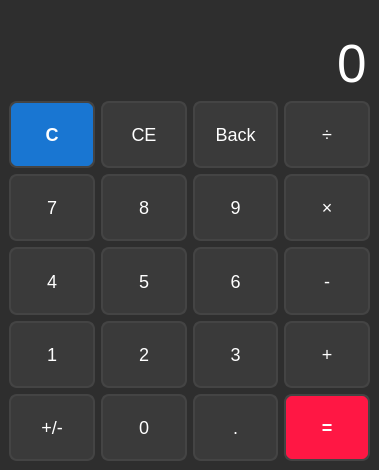
<?xml version="1.0" encoding="UTF-8"?>
<ui version="4.0">
 <class>MainWindow</class>
 <widget class="QMainWindow" name="MainWindow">
  <property name="geometry">
   <rect>
    <x>0</x>
    <y>0</y>
    <width>379</width>
    <height>470</height>
   </rect>
  </property>
  <property name="windowTitle">
   <string>MainWindow</string>
  </property>
  <property name="styleSheet">
   <string notr="true">/* Main Window */
QWidget {
    background-color: #2E2E2E;  /* Dark Gray */
    font-family: &quot;Roboto&quot;, sans-serif;
    font-size: 16px;
    color: #FFFFFF;  /* White text */
}

/* Display Screen */
QLabel#display {
    background-color: #1C1C1C;  /* Near Black */
    color: #00E5FF;  /* Neon Cyan */
    padding: 10px;
    border-radius: 5px;
    font-size: 22px;
    font-weight: bold;
}

/* Standard Buttons */
QPushButton {
    background-color: #3A3A3A;  /* Charcoal */
    color: #FFFFFF;
    border: 2px solid #444444;
    border-radius: 8px;
    padding: 10px;
    font-size: 18px;
}

QPushButton:hover {
    background-color: #555555;  /* Lighter Gray */
}


QPushButton#equals_btn {
    background-color: #FF1744;  /* Bright Red */
    color: #FFFFFF;
    font-weight: bold;
}

QPushButton#equals_btn:hover {
    background-color: #D50000;
}




/* Clear Button */
QPushButton#clear_btn {
    background-color: #1976D2;  /* Deep Blue */
    color: #FFFFFF;
    font-weight: bold;
}

QPushButton#clear_btn:hover {
    background-color: #135BA1;
}


</string>
  </property>
  <widget class="QWidget" name="centralwidget">
   <property name="styleSheet">
    <string notr="true"/>
   </property>
   <layout class="QVBoxLayout" name="verticalLayout">
    <item>
     <widget class="QLabel" name="label">
      <property name="sizePolicy">
       <sizepolicy hsizetype="Preferred" vsizetype="Maximum">
        <horstretch>0</horstretch>
        <verstretch>0</verstretch>
       </sizepolicy>
      </property>
      <property name="text">
       <string/>
      </property>
      <property name="alignment">
       <set>Qt::AlignRight|Qt::AlignTrailing|Qt::AlignVCenter</set>
      </property>
     </widget>
    </item>
    <item>
     <widget class="QLineEdit" name="lineEdit">
      <property name="sizePolicy">
       <sizepolicy hsizetype="Expanding" vsizetype="Maximum">
        <horstretch>0</horstretch>
        <verstretch>0</verstretch>
       </sizepolicy>
      </property>
      <property name="styleSheet">
       <string notr="true">font-size:40pt;
border:none</string>
      </property>
      <property name="text">
       <string>0</string>
      </property>
      <property name="alignment">
       <set>Qt::AlignRight|Qt::AlignTrailing|Qt::AlignVCenter</set>
      </property>
      <property name="readOnly">
       <bool>true</bool>
      </property>
     </widget>
    </item>
    <item>
     <layout class="QGridLayout" name="gridLayout">
      <item row="0" column="1">
       <widget class="QPushButton" name="pushButton_14">
        <property name="sizePolicy">
         <sizepolicy hsizetype="Minimum" vsizetype="Expanding">
          <horstretch>0</horstretch>
          <verstretch>0</verstretch>
         </sizepolicy>
        </property>
        <property name="text">
         <string>CE</string>
        </property>
        <property name="shortcut">
         <string>Del</string>
        </property>
       </widget>
      </item>
      <item row="2" column="2">
       <widget class="QPushButton" name="button6">
        <property name="sizePolicy">
         <sizepolicy hsizetype="Minimum" vsizetype="Expanding">
          <horstretch>0</horstretch>
          <verstretch>0</verstretch>
         </sizepolicy>
        </property>
        <property name="text">
         <string>6</string>
        </property>
        <property name="shortcut">
         <string>6</string>
        </property>
       </widget>
      </item>
      <item row="4" column="3">
       <widget class="QPushButton" name="button_plus">
        <property name="sizePolicy">
         <sizepolicy hsizetype="Minimum" vsizetype="Expanding">
          <horstretch>0</horstretch>
          <verstretch>0</verstretch>
         </sizepolicy>
        </property>
        <property name="text">
         <string>+</string>
        </property>
        <property name="shortcut">
         <string>+</string>
        </property>
       </widget>
      </item>
      <item row="4" column="2">
       <widget class="QPushButton" name="button3">
        <property name="sizePolicy">
         <sizepolicy hsizetype="Minimum" vsizetype="Expanding">
          <horstretch>0</horstretch>
          <verstretch>0</verstretch>
         </sizepolicy>
        </property>
        <property name="text">
         <string>3</string>
        </property>
        <property name="shortcut">
         <string>3</string>
        </property>
       </widget>
      </item>
      <item row="1" column="1">
       <widget class="QPushButton" name="button8">
        <property name="sizePolicy">
         <sizepolicy hsizetype="Minimum" vsizetype="Expanding">
          <horstretch>0</horstretch>
          <verstretch>0</verstretch>
         </sizepolicy>
        </property>
        <property name="text">
         <string>8</string>
        </property>
        <property name="shortcut">
         <string>8</string>
        </property>
       </widget>
      </item>
      <item row="1" column="3">
       <widget class="QPushButton" name="button_multiply">
        <property name="sizePolicy">
         <sizepolicy hsizetype="Minimum" vsizetype="Expanding">
          <horstretch>0</horstretch>
          <verstretch>0</verstretch>
         </sizepolicy>
        </property>
        <property name="text">
         <string>×</string>
        </property>
        <property name="shortcut">
         <string>*</string>
        </property>
       </widget>
      </item>
      <item row="0" column="0">
       <widget class="QPushButton" name="clear_btn">
        <property name="sizePolicy">
         <sizepolicy hsizetype="Minimum" vsizetype="Expanding">
          <horstretch>0</horstretch>
          <verstretch>0</verstretch>
         </sizepolicy>
        </property>
        <property name="text">
         <string>C</string>
        </property>
       </widget>
      </item>
      <item row="4" column="0">
       <widget class="QPushButton" name="button1">
        <property name="sizePolicy">
         <sizepolicy hsizetype="Minimum" vsizetype="Expanding">
          <horstretch>0</horstretch>
          <verstretch>0</verstretch>
         </sizepolicy>
        </property>
        <property name="text">
         <string>1</string>
        </property>
        <property name="shortcut">
         <string>1</string>
        </property>
       </widget>
      </item>
      <item row="2" column="3">
       <widget class="QPushButton" name="button_minus">
        <property name="sizePolicy">
         <sizepolicy hsizetype="Minimum" vsizetype="Expanding">
          <horstretch>0</horstretch>
          <verstretch>0</verstretch>
         </sizepolicy>
        </property>
        <property name="text">
         <string>-</string>
        </property>
        <property name="shortcut">
         <string>-</string>
        </property>
       </widget>
      </item>
      <item row="1" column="2">
       <widget class="QPushButton" name="button9">
        <property name="sizePolicy">
         <sizepolicy hsizetype="Minimum" vsizetype="Expanding">
          <horstretch>0</horstretch>
          <verstretch>0</verstretch>
         </sizepolicy>
        </property>
        <property name="text">
         <string>9</string>
        </property>
       </widget>
      </item>
      <item row="2" column="1">
       <widget class="QPushButton" name="button5">
        <property name="sizePolicy">
         <sizepolicy hsizetype="Minimum" vsizetype="Expanding">
          <horstretch>0</horstretch>
          <verstretch>0</verstretch>
         </sizepolicy>
        </property>
        <property name="text">
         <string>5</string>
        </property>
        <property name="shortcut">
         <string>5</string>
        </property>
       </widget>
      </item>
      <item row="2" column="0">
       <widget class="QPushButton" name="button4">
        <property name="sizePolicy">
         <sizepolicy hsizetype="Minimum" vsizetype="Expanding">
          <horstretch>0</horstretch>
          <verstretch>0</verstretch>
         </sizepolicy>
        </property>
        <property name="text">
         <string>4</string>
        </property>
        <property name="shortcut">
         <string>4</string>
        </property>
       </widget>
      </item>
      <item row="1" column="0">
       <widget class="QPushButton" name="button7">
        <property name="sizePolicy">
         <sizepolicy hsizetype="Minimum" vsizetype="Expanding">
          <horstretch>0</horstretch>
          <verstretch>0</verstretch>
         </sizepolicy>
        </property>
        <property name="text">
         <string>7</string>
        </property>
        <property name="shortcut">
         <string>7</string>
        </property>
       </widget>
      </item>
      <item row="4" column="1">
       <widget class="QPushButton" name="button2">
        <property name="sizePolicy">
         <sizepolicy hsizetype="Minimum" vsizetype="Expanding">
          <horstretch>0</horstretch>
          <verstretch>0</verstretch>
         </sizepolicy>
        </property>
        <property name="text">
         <string>2</string>
        </property>
        <property name="shortcut">
         <string>2</string>
        </property>
       </widget>
      </item>
      <item row="0" column="2">
       <widget class="QPushButton" name="button_back">
        <property name="sizePolicy">
         <sizepolicy hsizetype="Minimum" vsizetype="Expanding">
          <horstretch>0</horstretch>
          <verstretch>0</verstretch>
         </sizepolicy>
        </property>
        <property name="text">
         <string>Back</string>
        </property>
        <property name="shortcut">
         <string>Backspace</string>
        </property>
       </widget>
      </item>
      <item row="0" column="3">
       <widget class="QPushButton" name="button_divide">
        <property name="sizePolicy">
         <sizepolicy hsizetype="Minimum" vsizetype="Expanding">
          <horstretch>0</horstretch>
          <verstretch>0</verstretch>
         </sizepolicy>
        </property>
        <property name="text">
         <string>÷</string>
        </property>
        <property name="shortcut">
         <string>/</string>
        </property>
       </widget>
      </item>
      <item row="5" column="0">
       <widget class="QPushButton" name="button_sign">
        <property name="sizePolicy">
         <sizepolicy hsizetype="Minimum" vsizetype="Expanding">
          <horstretch>0</horstretch>
          <verstretch>0</verstretch>
         </sizepolicy>
        </property>
        <property name="text">
         <string>+/-</string>
        </property>
       </widget>
      </item>
      <item row="5" column="1">
       <widget class="QPushButton" name="button0">
        <property name="sizePolicy">
         <sizepolicy hsizetype="Minimum" vsizetype="Expanding">
          <horstretch>0</horstretch>
          <verstretch>0</verstretch>
         </sizepolicy>
        </property>
        <property name="text">
         <string>0</string>
        </property>
        <property name="shortcut">
         <string>0</string>
        </property>
       </widget>
      </item>
      <item row="5" column="2">
       <widget class="QPushButton" name="button_decimal">
        <property name="sizePolicy">
         <sizepolicy hsizetype="Minimum" vsizetype="Expanding">
          <horstretch>0</horstretch>
          <verstretch>0</verstretch>
         </sizepolicy>
        </property>
        <property name="text">
         <string>.</string>
        </property>
       </widget>
      </item>
      <item row="5" column="3">
       <widget class="QPushButton" name="equals_btn">
        <property name="sizePolicy">
         <sizepolicy hsizetype="Minimum" vsizetype="Expanding">
          <horstretch>0</horstretch>
          <verstretch>0</verstretch>
         </sizepolicy>
        </property>
        <property name="styleSheet">
         <string notr="true"/>
        </property>
        <property name="text">
         <string>=</string>
        </property>
        <property name="shortcut">
         <string>=</string>
        </property>
       </widget>
      </item>
     </layout>
    </item>
   </layout>
  </widget>
 </widget>
 <resources/>
 <connections/>
</ui>
